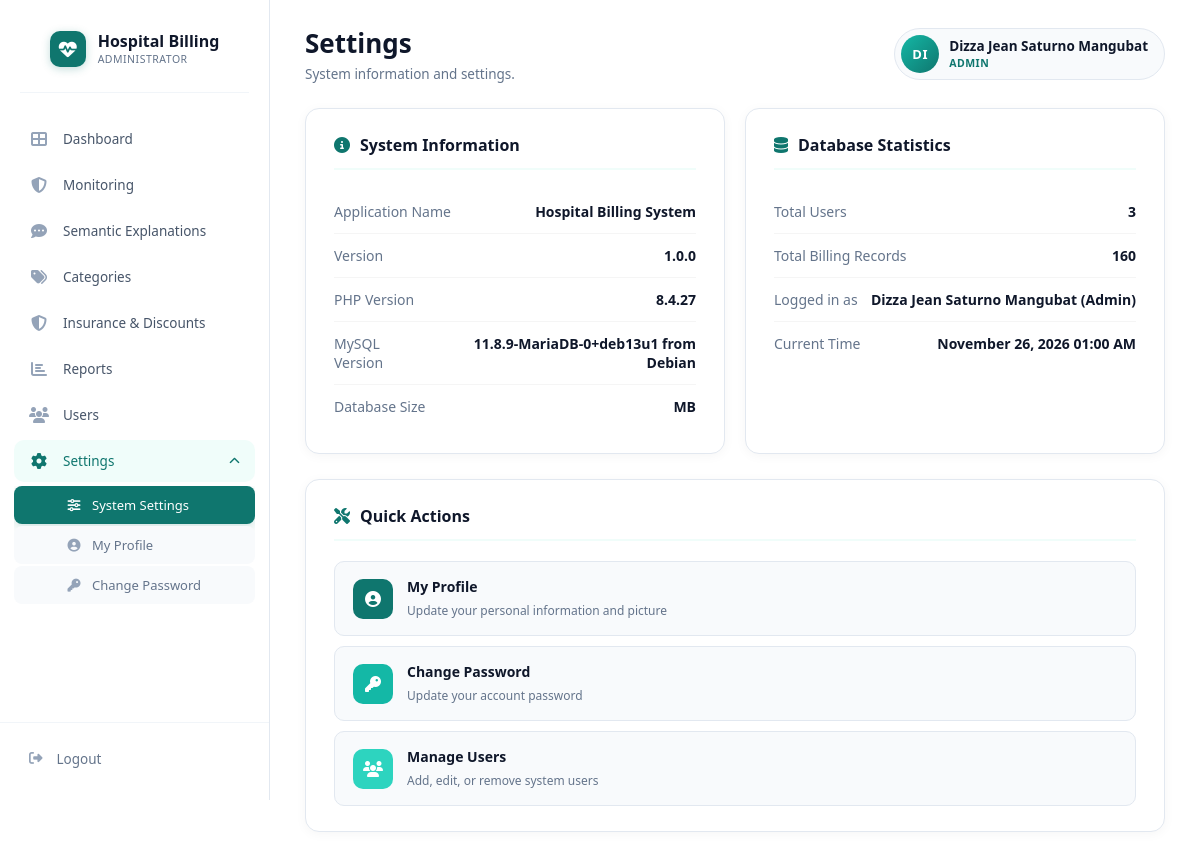
The page /settings.php (signed in) on the database its author committed.
### tables this page shows
CREATE TABLE `users` (
  `id` int(11) NOT NULL,
  `first_name` varchar(100) DEFAULT NULL,
  `middle_name` varchar(100) DEFAULT NULL,
  `last_name` varchar(100) DEFAULT NULL,
  `full_name` varchar(255) NOT NULL,
  `username` varchar(100) NOT NULL,
  `password` varchar(255) NOT NULL,
  `email` varchar(150) DEFAULT NULL,
  `contact_number` varchar(11) DEFAULT NULL,
  `position` varchar(150) DEFAULT NULL,
  `role` enum('Admin','Billing','Front Desk Receptionist') NOT NULL DEFAULT 'Admin',
  `status` enum('Active','Inactive') NOT NULL DEFAULT 'Active',
  `profile_picture` varchar(255) DEFAULT NULL,
  `created_at` datetime NOT NULL DEFAULT current_timestamp(),
  `updated_at` datetime NOT NULL DEFAULT current_timestamp() ON UPDATE current_timestamp(),
  `is_archived` tinyint(1) DEFAULT 0,
  `reset_token` varchar(255) DEFAULT NULL,
  `reset_expires` datetime DEFAULT NULL,
  `reset_code` varchar(6) DEFAULT NULL,
  `recovery_code` varchar(50) DEFAULT NULL
);

### settings.php (the view, shortened to what this page needs)
<?php
require_once 'config.php';
$user_id = $_SESSION['user_id'] ?? 0;
$user_name = $_SESSION['username'] ?? 'Admin';
$full_name = $user_name; $user_role = 'Admin';
try {
    $stmt = $pdo->prepare("SELECT full_name, role FROM users WHERE id = ?");
    $stmt->execute([$user_id]);
    $u = $stmt->fetch(PDO::FETCH_ASSOC);
    if ($u) { $full_name = $u['full_name'] ?? $user_name; $user_role = $u['role'] ?? 'Admin'; }
} catch (PDOException $e) {}
$php_version    = phpversion();
$mysql_version  = 'N/A';
try { $mysql_version = $pdo->query("SELECT VERSION()")->fetchColumn(); } catch (PDOException $e) {}
try { $total_users = (int) $pdo->query("SELECT COUNT(*) FROM users")->fetchColumn(); } catch (PDOException $e) { $total_users = 0; }
try { $total_records = (int) $pdo->query("SELECT COUNT(*) FROM billing_records")->fetchColumn(); } catch (PDOException $e) { $total_records = 0; }
try { $db_size = $pdo->query("
    SELECT ROUND(SUM(data_length + index_length) / 1024 / 1024, 2)
    FROM information_schema.tables
    WHERE table_schema = 'hospital_billing'
")->fetchColumn(); } catch (PDOException $e) { $db_size = 0; }
?>
<!DOCTYPE html>
<html lang="en">
<head>
<link rel="stylesheet" href="https://cdnjs.cloudflare.com/ajax/libs/font-awesome/6.4.0/css/all.min.css">
</head>
<body>
<aside class="sidebar" id="sidebar">
    <div class="sidebar-brand">
        <div class="brand-text">
            <span class="brand-icon-box"><i class="fas fa-heart-pulse"></i></span>
            <div class="brand-text-inner">
                <div class="brand-name">Hospital Billing</div>
                <div class="brand-sub">ADMINISTRATOR</div>
            </div>
        </div>
    </div>
    <div class="sidebar-divider"></div>
    <ul class="sidebar-menu">
        <li><a href="dashboard.php"><i class="fas fa-th-large"></i> <span>Dashboard</span></a></li>
        <li><a href="administrator_monitoring.php"><i class="fas fa-shield-halved"></i> <span>Monitoring</span></a></li>
        <li><a href="explanations.php"><i class="fas fa-comment-dots"></i> <span>Semantic Explanations</span></a></li>
        <li><a href="categories.php"><i class="fas fa-tags"></i> <span>Categories</span></a></li>
        <li><a href="insurance_discounts.php"><i class="fas fa-shield-alt"></i> <span>Insurance &amp; Discounts</span></a></li>
        <li><a href="reports.php"><i class="fas fa-chart-bar"></i> <span>Reports</span></a></li>
        <li><a href="users.php"><i class="fas fa-users"></i> <span>Users</span></a></li>
        <li class="has-submenu open" id="settingsMenuItem">
            <a href="javascript:void(0)" onclick="toggleSettingsSubmenu(event)"><i class="fas fa-cog"></i><span>Settings</span><i class="fas fa-chevron-down submenu-arrow"></i></a>
            <ul class="submenu">
                <li><a href="settings.php" class="active"><i class="fas fa-sliders-h"></i> <span>System Settings</span></a></li>
                <li><a href="profile.php"><i class="fas fa-user-circle"></i> <span>My Profile</span></a></li>
                <li><a href="change_password.php"><i class="fas fa-key"></i> <span>Change Password</span></a></li>
            </ul>
        </li>
    </ul>
    <div class="sidebar-footer"><a href="logout.php"><i class="fas fa-sign-out-alt"></i> <span>Logout</span></a></div>
</aside>
<main class="main-content">
    <div class="top-bar">
        <div class="top-bar-left">
            <h1>Settings</h1>
            <p>System information and settings.</p>
        </div>
        <div class="top-bar-actions">
            <div class="user-chip">
                <div class="avatar"><?= strtoupper(substr($full_name, 0, 2)) ?></div>
                <div class="info">
                    <div class="name"><?= htmlspecialchars($full_name) ?></div>
                    <div class="role"><?= htmlspecialchars($user_role) ?></div>
                </div>
            </div>
        </div>
    </div>
    <div class="grid">
        <div class="card">
            <h3><i class="fas fa-info-circle"></i> System Information</h3>
            <div class="info-row">
                <span class="label">Application Name</span>
                <span class="value">Hospital Billing System</span>
            </div>
            <div class="info-row">
                <span class="label">Version</span>
                <span class="value">1.0.0</span>
            </div>
            <div class="info-row">
                <span class="label">PHP Version</span>
                <span class="value"><?= htmlspecialchars($php_version) ?></span>
            </div>
            <div class="info-row">
                <span class="label">MySQL Version</span>
                <span class="value"><?= htmlspecialchars($mysql_version) ?></span>
            </div>
            <div class="info-row">
                <span class="label">Database Size</span>
                <span class="value"><?= htmlspecialchars($db_size) ?> MB</span>
            </div>
        </div>
        <div class="card">
            <h3><i class="fas fa-database"></i> Database Statistics</h3>
            <div class="info-row">
                <span class="label">Total Users</span>
                <span class="value"><?= number_format($total_users) ?></span>
            </div>
            <div class="info-row">
                <span class="label">Total Billing Records</span>
                <span class="value"><?= number_format($total_records) ?></span>
            </div>
            <div class="info-row">
                <span class="label">Logged in as</span>
                <span class="value"><?= htmlspecialchars($full_name) ?> (<?= htmlspecialchars($user_role) ?>)</span>
            </div>
            <div class="info-row">
                <span class="label">Current Time</span>
                <span class="value"><?= date('F d, Y h:i A') ?></span>
            </div>
        </div>
    </div>
    <div class="card">
        <h3><i class="fas fa-tools"></i> Quick Actions</h3>
        <div class="action-list">
            <a href="profile.php" class="action-btn">
                <div class="icon" style="background:#0f766e;"><i class="fas fa-user-circle"></i></div>
                <div class="text">
                    <strong>My Profile</strong>
                    <span>Update your personal information and picture</span>
                </div>
            </a>
            <a href="change_password.php" class="action-btn">
                <div class="icon" style="background:#14b8a6;"><i class="fas fa-key"></i></div>
                <div class="text">
                    <strong>Change Password</strong>
                    <span>Update your account password</span>
                </div>
            </a>
            <a href="users.php" class="action-btn">
                <div class="icon" style="background:#2dd4bf;"><i class="fas fa-users"></i></div>
                <div class="text">
                    <strong>Manage Users</strong>
                    <span>Add, edit, or remove system users</span>
                </div>
            </a>
        </div>
    </div>
</main>
</body>
</html>

### rows shown on the page
users: full_name "DI", full_name "Dizza Jean Saturno Mangubat", role "ADMIN", role "Admin"

### other values the page prints
$php_version "8.4.27"
$mysql_version "11.8.9-MariaDB-0+deb13u1 from Debian"
$total_users "3"
$total_records "160"
